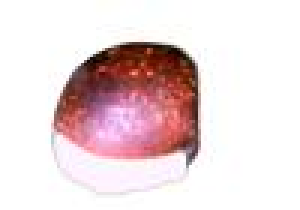
#> input picture dataset_split/test/Butka Ghevda/4.jpg, 100 x 70 px, found by its file name (shown 3 times larger); the run also reads 2 pictures not shown here
$ jupyter execute --allow-errors budowa_krok_1_8_EDA.ipynb
#> lines starting #> are read from the running program, lines starting #| are printed output that depends on the picture
# 📌 Projekt: Automatyczna Klasyfikacja Obrazów Fasoli

Celem biznesowym jest stworzenie i wdrożenie systemu rozpoznawania odmian fasoli na podstawie obrazów, który umożliwi automatyczną klasyfikację 12 różnych gatunków. Taki system może znaleźć zastosowanie w:

🔹Rolnictwie i przemyśle spożywczym – automatyzacja procesu sortowania fasoli, poprawa efektywności produkcji i kontroli jakości.

🔹Handlu i dystrybucji – szybka identyfikacja odmian fasoli w magazynach i punktach sprzedaży, co może usprawnić zarządzanie zapasami.

🔹Badaniach i rozwoju – wsparcie dla naukowców i hodowców w analizie i selekcji fasoli pod kątem cech jakościowych.

Dzięki wykorzystaniu technik uczenia maszynowego możliwe będzie zwiększenie precyzji identyfikacji, redukcja błędów ludzkich oraz optymalizacja procesów logistycznych i produkcyjnych.

Źródło danych(podane po przypomnieniu od walidacji): https://www.kaggle.com/datasets/pratikgorde/hyacinth-bean-image-dataset

[cell 1]
import os
import numpy as np
import pandas as pd
import matplotlib.pyplot as plt
from PIL import Image
import random
import seaborn as sns
import hashlib
from collections import defaultdict

[cell 2]
print(os.getcwd())

[cell 3]
##Konieczne wywołanie dla treningowego zbioru w celu uzyskania cech, zmiana komentarza tu i w ostatniej komórce

#data_path="Dataset_split/train"
data_path="Dataset_split/test"

[cell 4]
# Wprowadzenie dokładniejszych komentarzy i poprawienie czytelności projektu po wskazaniu tego przez walidację

## 🔹Eksploracja Danych

#### Sprawdzamy liczności poszczególnych kategorii

[cell 5]
categories=os.listdir(data_path)

for category in categories:
    category_path = os.path.join(data_path, category)
    if os.path.isdir(category_path):
        print(f"{category}: {len(os.listdir(category_path))} images")
#> pass 2 of the loop `for category in categories:`:

#### Wczytujemy scieżki do obrazów do ramki danych

[cell 6]
data = []
for class_folder in os.listdir(data_path):
    class_path = os.path.join(data_path, class_folder)
    if os.path.isdir(class_path):
        for file in os.listdir(class_path):
            if file.lower().endswith(('.jpg', '.jpeg', '.png')):
                data.append({"class": class_folder, "filename": file, "path": os.path.join(class_path, file)})
#> pass 2 of the loop `for class_folder in os.listdir(data_path):`:


df = pd.DataFrame(data)


print(df.head())

#### Podgląd losowych zdjęć ze zbioru, pierwsze zapoznanie z danymi

[cell 7]
def plot_sample_images(data_path, categories, n=5):
#> called with data_path = 'Dataset_split/test', n = 5
    fig, axes = plt.subplots(1, n, figsize=(15, 5))
    for i in range(n):
        category = random.choice(categories)
        img_name = random.choice(os.listdir(os.path.join(data_path, category)))
        img_path = os.path.join(data_path, category, img_name)
        img = Image.open(img_path)
#> img is the input picture: PIL image 100x70 RGB; mean R, G, B 233.5, 216.1, 218.3
        axes[i].imshow(img)
        axes[i].set_title(category)
        axes[i].axis("off")
#> pass 2 of the loop in plot_sample_images, `for i in range(n):`:
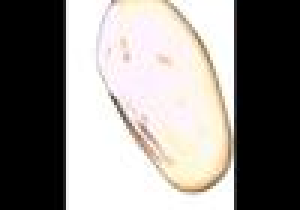
#> input picture dataset_split/test/Bombali Ghevda/36.jpg, 100 x 70 px, found by its file name (shown 3 times larger)
#> in plot_sample_images, img is the input picture: PIL image 100x70 RGB; mean R, G, B 139.5, 136.1, 132.9
    plt.show()
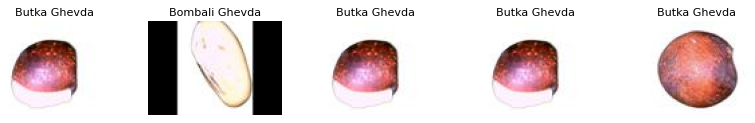
#> figure drawn by matplotlib, 5 panels

plot_sample_images(data_path, categories)

##### Widzimy podstawowe różnice
###### ***1. Różny poziom zjęcia obszaru zdjęcia***
###### ***2. Tylko niektóre zdjęcia są ucięte - widoczne czarne pasy***

#### Badamy rozmiary zdjęć w zbiorze

[cell 8]
sizes = []
for category in categories:
    category_path = os.path.join(data_path, category)
    for img_name in os.listdir(category_path):
        img_path = os.path.join(category_path, img_name)
        with Image.open(img_path) as img:
            sizes.append(img.size)
#> pass 2 of the loop `for category in categories:`:
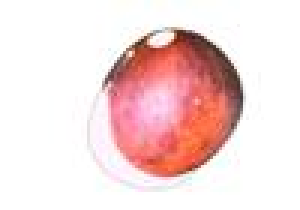
#> input picture dataset_split/test/Butka Ghevda/1.jpg, 100 x 70 px, found by its file name (shown 3 times larger)
#> img is the input picture: PIL image 100x70 RGB; mean R, G, B 243.4, 219, 218.7

print(set(sizes))

##### Widzimy dwa różne rozmiary - mogłoby to powodować różnice przy ekstrakcji cech

#### Usuwamy kopie zduplikowanych zdjęć ze zbioru

[cell 9]
hashes = set()
duplicates = 0

for category in categories:
    category_path = os.path.join(data_path, category)

    for img_name in os.listdir(category_path):
        img_path = os.path.join(category_path, img_name)

        with open(img_path, "rb") as f:
            img_hash = hashlib.md5(f.read()).hexdigest()

        if img_hash in hashes:
            duplicates += 1
            os.remove(img_path)
            print(f"Usunięto duplikat: {img_path}")
        else:
            hashes.add(img_hash)
#> pass 2 of the loop `for category in categories:`:

print(f"Liczba usuniętych duplikatów: {duplicates}")

#### Sprawdzamy liczności obrazów w podziale według rozmiaru

[cell 10]
size_count = defaultdict(int)


for category in categories:
    category_path = os.path.join(data_path, category)
    for img_name in os.listdir(category_path):
        img_path = os.path.join(category_path, img_name)
        with Image.open(img_path) as img:
            size = img.size
#> size = (100, 70)
            size_count[size] += 1
#> pass 2 of the loop `for category in categories:`:


for size, count in size_count.items():
    print(f"Rozmiar {size}: {count} obrazów")

#### Sprawdzamy czy obrazy nie są uszkodzone

[cell 11]
def check_missing_images(data_path, categories):
    missing_images = []
    for category in categories:
        category_path = os.path.join(data_path, category)
        for img_name in os.listdir(category_path):
            img_path = os.path.join(category_path, img_name)
            try:
                with Image.open(img_path) as img:
                    img.verify()
            except (IOError, SyntaxError) as e:
                missing_images.append(img_path)

    return missing_images

#> (the rest of this cell did not finish here and is left out)

[cell 12]
df.info

#### Normalizujemy obrazy do jednego rozmiaru, zostawiamy czarne pasy - będziemy ich obecność uwzględniać przy ekstarkcji cech

[cell 13]
def normalize_image(img_path):
#> called with img_path = 'Dataset_split/test/Bombali Ghevda/36.jpg'
    with Image.open(img_path) as img:
        img = img.resize((100, 70))
        img = img.convert("RGB")
        img_array = np.array(img) / 255.0
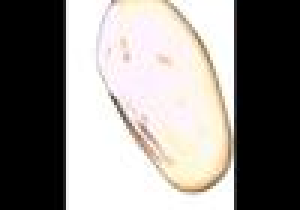
#> img_array: shape (70, 100, 3) float64 (shown 3 times larger); mean R, G, B 0.547, 0.534, 0.521
        return Image.fromarray((img_array * 255).astype(np.uint8))

first_image = None

for category in categories:
    category_path = os.path.join(data_path, category)
    for i, img_name in enumerate(os.listdir(category_path)):
        img_path = os.path.join(category_path, img_name)

        normalized_img = normalize_image(img_path)
        normalized_img.save(img_path)  # Nadpisanie oryginalnego pliku

        if first_image is None:  # Zapisujemy pierwszy obraz do wyświetlenia
            first_image = normalized_img
#> pass 2 of the loop `for category in categories:`:

print("Wszystkie obrazy zostały znormalizowane i nadpisane.")


if first_image:
    plt.imshow(first_image)
    plt.axis('off')
    plt.show()

[cell 14]
def image_brightness(img_path):
#> called with img_path = 'Dataset_split/test/Bombali Ghevda/36.jpg'
    if not os.path.exists(img_path):
        return np.nan

    with Image.open(img_path) as img:
        img_gray = img.convert("L")
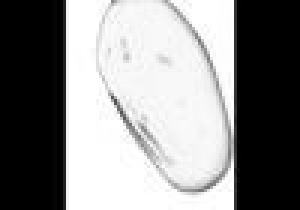
#> img_gray: PIL image 100x70 L (shown 3 times larger); min 0, max 255, mean 136.6
        return np.array(img_gray).mean()

## 🔹Inżynieria cech

#### Badamy poziom jasności i kontrastu obrazów

[cell 15]
# Podpunkt zasugerowany przez zespół walidacyjny
def image_contrast(img_path):
    with Image.open(img_path) as img:
        img_gray = img.convert("L")
        return np.array(img_gray).std()
category_stats = {}
for category in categories:
    category_path = os.path.join(data_path, category)
    brightness_values = []
    contrast_values = []

    for img_name in os.listdir(category_path):
        img_path = os.path.join(category_path, img_name)
        brightness_values.append(image_brightness(img_path))
        contrast_values.append(image_contrast(img_path))

    category_stats[category] = {
        "Średnia jasność": np.mean(brightness_values),
        "Średni kontrast": np.mean(contrast_values)
    }
#> pass 2 of the loop `for category in categories:`:
#> in image_brightness (call 2), `img_gray = img.convert("L")`:
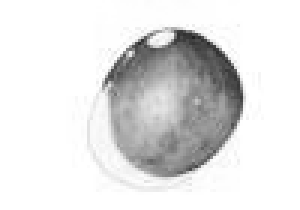
#> img_gray: PIL image 100x70 L (shown 3 times larger); min 34, max 255, mean 226


for category, stats in category_stats.items():
    print(f"Kategoria: {category}")
    print(f"  Średnia jasność: {stats['Średnia jasność']:.2f}")
    print(f"  Średni kontrast: {stats['Średni kontrast']:.2f}")
    print()
#> this loop made 2 passes
#> (category, stats) on passes 1 to 2: ('Bombali Ghevda', {'Średnia jasność': 136.6, 'Średni kontrast': 120.6}), ('Butka Ghevda', {'Średnia jasność': 218, 'Średni kontrast': 59.33})
#| Kategoria: Bombali Ghevda
#|   Średnia jasność: 136.63
#|   Średni kontrast: 120.59
#| Kategoria: Butka Ghevda
#|   Średnia jasność: 217.98
#|   Średni kontrast: 59.33

#### Badamy średnie wartości kanałów RGB dla każdego obrazu

[cell 16]
def avg_color(img_path):
    """Oblicza średnią wartość kolorów RGB dla pojedynczego obrazu."""
    with Image.open(img_path) as img:
        img = img.resize((100, 70))
        img_array = np.array(img)
        return np.mean(img_array, axis=(0, 1))

[cell 17]
df = df[df["path"].apply(os.path.exists)].copy()

df["brightness"] = df["path"].apply(image_brightness)
#> (the rest of this cell did not finish here and is left out)

##### Skala kolorów umożliwiająca rożrónianie klas fasolek

[cell 18]
colors = [
    "#E6194B",  # Intensywny czerwony
    "#3CB44B",  # Jasny zielony
    "#FFE119",  # Żółty
    "#0082C8",  # Niebieski
    "#F58231",  # Pomarańczowy
    "#911EB4",  # Fioletowy
    "#46F0F0",  # Turkusowy
    "#F032E6",  # Magenta / różowy
    "#D2F53C",  # Limonkowy
    "#FABEBE",  # Jasnoczerwony / różowawy
    "#008080",  # Morski / ciemnoturkusowy
    "#E6BEFF",  # Jasny fiolet / lawenda
]

#### Przyjrzyjmy się rozkładowi jasności oraz średniej wartości dla kanałów RGB z uwzględnieniem klas

[cell 19]
sns.set_style("whitegrid")

features = ["brightness", "R", "G", "B"]

fig, axes = plt.subplots(2, 2, figsize=(12, 8), sharex=False, sharey=False)

handles = []
labels = []


#> (the rest of this cell did not finish here and is left out)

##### Widzimy rozkład dwumodalny (zrówno dla całego zbioru jak i dla każdej klasy) o modach w okolicy 140 i 240
##### Prawdopodobnym powodem jest pozostawienie czarnych pasów - mocno obniżających średnie
##### Za wysokie wartości w każdej kategorii odpowiadać może białe tło

#### Boxploty dla każdej klasy

[cell 20]
plt.figure(figsize=(12, 12))

#> (the rest of this cell did not finish here and is left out)

##### Widzimy że dla danej klasy rozkłady każdej cech są do siebie zbliżone
##### Dwa różne typy rozkładu:
##### ***1) Duży rozstęp międzykwartylowy***
##### ***2) mały rozstęp międzykwartylowy z licznymi wartościami odstającymi poniżej pierwszego kwartyla***

[cell 21]
sns.pairplot(df, hue="class", diag_kind="kde", palette=colors)
plt.show()

##### Widzimy bardzo silną korelację zmiennych

##### Sprubójmy pominąć tło przy liczeniu średnich, skoncentrujmy się na pikselach o jasności z przedziału 3-250 (bez białego i czarnego)

##### Powtarzamy wcześniejsze kroki dla zmodyfikowanej funkcji liczącej średnią kolorów

[cell 22]
def avg_color_without_white_and_black(img_path):
    """Oblicza średnią wartość kolorów RGB dla obrazu, ignorując piksele poniżej (3,3,3) i powyżej (250,250,250)."""
    with Image.open(img_path) as img:
        img = img.convert("RGB")

        img_array = np.array(img)


        mask = np.all(img_array >= [3, 3, 3], axis=2) & np.all(img_array <= [250, 250, 250], axis=2)
        valid_pixels = img_array[mask]

        if len(valid_pixels) == 0:
            return np.array([0, 0, 0])

        avg_rgb = np.mean(valid_pixels.reshape(-1, 3), axis=0)
        return avg_rgb

#> (a cell that did not finish here is left out)

#### Badamy valid_pixels_ratio - stosunek kolorowych pikseli do całosći (miara wielkości fasolki)

[cell 24]
def valid_pixels_ratio(img_path):
    """Oblicza stosunek pikseli spełniających filtr (3,3,3) - (250,250,250) do całkowitej liczby pikseli."""
    with Image.open(img_path) as img:
        img = img.convert("RGB")
        img_array = np.array(img)

        total_pixels = img_array.shape[0] * img_array.shape[1]

        mask = np.all(img_array >= [3, 3, 3], axis=2) & np.all(img_array <= [250, 250, 250], axis=2)
        valid_pixel_count = np.count_nonzero(mask)

        return valid_pixel_count / total_pixels
df["valid_pixel_ratio"] = df["path"].apply(valid_pixels_ratio)

[cell 25]
sns.set_style("whitegrid")


features = ["valid_pixel_ratio", "R2", "G2", "B2"]


fig, axes = plt.subplots(2, 2, figsize=(12, 8), sharex=False, sharey=False)


handles = []
labels = []

#> (the rest of this cell did not finish here and is left out)

##### Rozkłady dla każdej są zdecydowanie bardziej zróżnicowane
##### Są teź zdecydowanie różne między sobą - zgodnie z intuicją (fasolki mają różne dominujące kolory)

[cell 26]
plt.figure(figsize=(12, 12))

#> (the rest of this cell did not finish here and is left out)

[cell 27]
selected_columns = ["R2", "G2", "B2", "valid_pixel_ratio", "class"]
#> (the rest of this cell did not finish here and is left out)

##### Nowe średnie RGB są mniej skorelowane (choć nadal silnie)
##### Brak korelacji valid_pixel_ratio z pozostałymi cechami

#### Jako kolejną potencjalnie użyteczną cechę wyznaczamy kontrast zdjęcia - odchylenie standardowe wartości jasności pikseli

[cell 28]
def image_contrast(img_path):
    """Oblicza kontrast obrazu jako odchylenie standardowe wartości jasności pikseli."""
    with Image.open(img_path) as img:
        img = img.convert("L")
        img_array = np.array(img)
        return np.std(img_array)

for class_folder in os.listdir(data_path):
    class_path = os.path.join(data_path, class_folder)
    if os.path.isdir(class_path):
        for file in os.listdir(class_path):
            if file.lower().endswith((".jpg", ".jpeg", ".png")):
                img_path = os.path.join(class_path, file)
                data.append({
                    "class": class_folder,
                    "filename": file,
                    "path": img_path,
                    "contrast": image_contrast(img_path)
                })
#> pass 2 of the loop `for class_folder in os.listdir(data_path):`:


contrast_df = pd.DataFrame(data)
#> contrast_df = table of 8 rows and 4 columns


plt.figure(figsize=(10, 5))
ax = sns.histplot(contrast_df, x="contrast", hue="class", bins=30, kde=True, palette=colors, alpha=0.7)


handles, labels = ax.get_legend_handles_labels()
#> handles = []; labels = []
ax.legend_.remove()


if not labels:
    labels = contrast_df["class"].unique().tolist()
#> labels = ['Bombali Ghevda', 'Butka Ghevda']
    handles = [plt.Line2D([0], [0], color=sns.color_palette("tab20")[i], lw=4) for i in range(len(labels))]
#> handles = 2 items


plt.legend(handles, labels, title="Klasy", loc="center left", bbox_to_anchor=(1, 0.5))


plt.xlabel("Kontrast")
plt.ylabel("Liczba obrazów")
plt.title("Histogram kontrastu obrazów")


plt.tight_layout(rect=[0, 0, 0.85, 1])


plt.show()
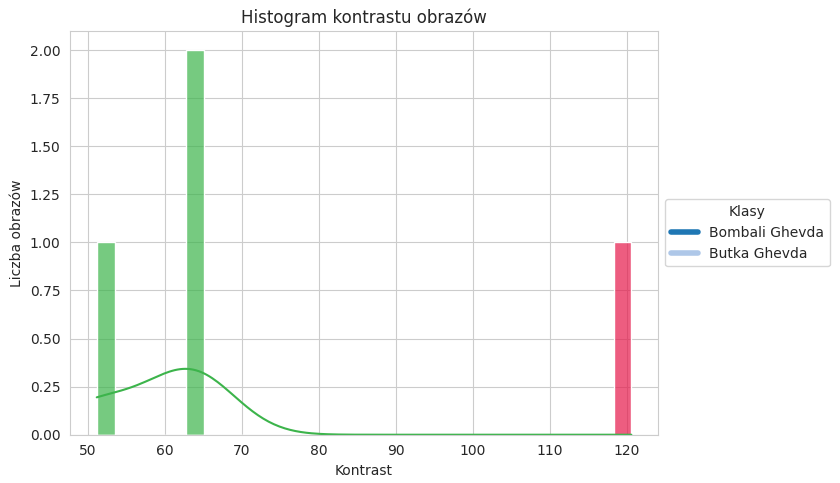
#> figure drawn by matplotlib, 1 panel; tallest bar 2 high, from x = 62.73 to 65.04; tallest bar 1 high, from x = 118.3 to 120.6; curve peaks at x = 62.67, y = 0.343

##### Dla większości kategorii - rozkłady zbliżone do normalnych o różnych średnich
##### zastanawia wzrost liczby obserwownaych przypadków dla największej wartości 120

#### Ponieważ w powyższym przypadku na wynik również wpływały czarne pasy oraz stosunek obszaru zajmowanego przez fasolkę do całości zdjęcia, zbadajmy kontrast bez tych elementów  (filtr jak wcześniej)

[cell 29]
def image_contrast_without_extreme_values(img_path):
    """Oblicza kontrast obrazu jako odchylenie standardowe wartości jasności pikseli,
    ignorując piksele o wartościach <3 i >250.
    """
#> called with img_path = 'Dataset_split/test/Bombali Ghevda/36.jpg'
    with Image.open(img_path) as img:
        img = img.convert("L")  # Konwersja do skali szarości
        img_array = np.array(img)

        # Usuwamy piksele o wartościach <3 i >250
        valid_pixels = img_array[(img_array >= 3) & (img_array <= 250)]
#> valid_pixels = 2544 values, max 250 at index 4, min 3 at index 1, mean 209

        if valid_pixels.size > 0:
            return np.std(valid_pixels)  # Kontrast = odchylenie standardowe wartości jasności
        else:
            return 0  # Jeśli nie ma żadnych ważnych pikseli, zwracamy 0


data = []


for class_folder in os.listdir(data_path):
    class_path = os.path.join(data_path, class_folder)
    if os.path.isdir(class_path):
        for file in os.listdir(class_path):
            if file.lower().endswith((".jpg", ".jpeg", ".png")):
                img_path = os.path.join(class_path, file)
                data.append({
                    "class": class_folder,
                    "filename": file,
                    "path": img_path,
                    "contrast2": image_contrast_without_extreme_values(img_path)
                })
#> pass 2 of the loop `for class_folder in os.listdir(data_path):`:
